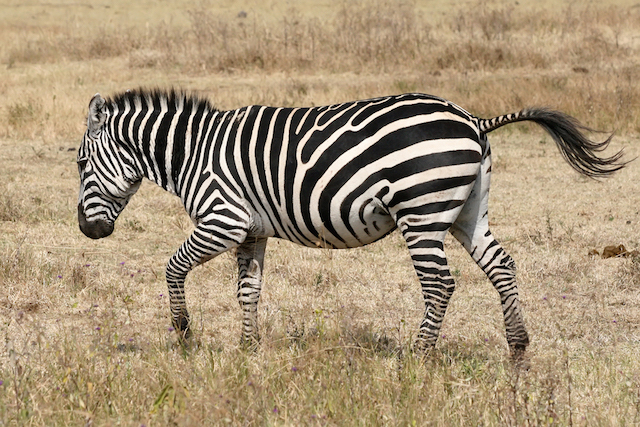
#> input picture src/data/gabor/Zebra_running_Ngorongoro.jpg, 640 x 427 px
$ python 2b.Gabor.py   (Python 2 division)
#> lines starting #> are read from the running program, lines starting #| are printed output that depends on the picture

# coding: utf-8

# If you found any bugs in this ipython notebook, please contact qiuwch@gmail.com
# If there's an error say "something is undefined", please run cell which contains the definition or use "menu -> cell -> run all above"

# # Initialization

# In[1]:

# Import python library for this notebook
import numpy as np # fundamental package for scientific computing
import matplotlib.pyplot as plt # package for plot function

# show figures inline
get_ipython().magic(u'matplotlib inline')

def myimshow(I, **kwargs):
    # utility function to show image
    plt.figure();
    plt.axis('off')
    plt.imshow(I, cmap=plt.gray(), **kwargs)


# # Generate sinusoid stimuli
#
# Sinusoid $ I(\mathbf{x}) = A \cos(\mathbf{\omega} \mathbf{x} + \rho) $
#
# $ A $ is the amplitude, $ \rho $ is the phase, and $ \mathbf{\omega} $ is the frequency.

# In[2]:

def genSinusoid(sz, A, omega, rho):
    # Generate Sinusoid grating
    # sz: size of generated image (width, height)
    radius = (int(sz[0]/2.0), int(sz[1]/2.0))
    [x, y] = np.meshgrid(range(-radius[0], radius[0]+1), range(-radius[1], radius[1]+1)) # a BUG is fixed in this line

    stimuli = A * np.cos(omega[0] * x  + omega[1] * y + rho)
    return stimuli

theta = np.pi/4
omega = [np.cos(theta), np.sin(theta)]
sinusoidParam = {'A':1, 'omega':omega, 'rho':np.pi/2, 'sz':(32,32)}
myimshow(genSinusoid(**sinusoidParam))
# ** is a special syntax in python, which enables passing a key-value dictionary as parameter


# # Generate gabor filter
# A general type of Gabor filter[1] can be defined:
# $$ g(x,y;\lambda,\theta,\psi,\sigma,\gamma) = \exp\left(-\frac{x'^2+\gamma^2y'^2}{2\sigma^2}\right)\exp\left(i\left(2\pi\frac{x'}{\lambda}+\psi\right)\right) $$
# [1] https://en.wikipedia.org/wiki/Gabor_filter

# Here we implement a type of Gabor filter which satisfies the neurophysiological constraints for simple cells:
# $$ \psi (x; \omega, \theta, K) = \left[\frac{\omega^2}{ 4 \pi K^2} \exp  \{-(\omega^2/8K^2)[4(x\cdot(cos\theta, sin\theta))^2 + (x \cdot ( -sin \theta, cos \theta))^2]\} \right] \times \left[ \exp \{ iwx \cdot (cos\theta, sin\theta) \} exp(K^2/2) \right] $$

# In[3]:

def genGabor(sz, omega, theta, func=np.cos, K=np.pi):
    radius = (int(sz[0]/2.0), int(sz[1]/2.0))
    [x, y] = np.meshgrid(range(-radius[0], radius[0]+1), range(-radius[1], radius[1]+1))

    x1 = x * np.cos(theta) + y * np.sin(theta)
    y1 = -x * np.sin(theta) + y * np.cos(theta)

    gauss = omega**2 / (4*np.pi * K**2) * np.exp(- omega**2 / (8*K**2) * ( 4 * x1**2 + y1**2))
#     myimshow(gauss)
    sinusoid = func(omega * x1) * np.exp(K**2 / 2)
#     myimshow(sinusoid)
    gabor = gauss * sinusoid
    return gabor

g = genGabor((256,256), 0.3, np.pi/4, func=np.cos)
# change func to "cos", "sin" can generate sin gabor or cos gabor, here we pass a function name as a parameter
myimshow(g)
np.mean(g)


# # Interactive: Gabor demo
# If you evaluate the next cell in your computer, you can see an interactive demo like this.
# <img src="../data/gabor/snapshot.png">
#
# **Drag the slider to change parameters, and see the change of gabor filter.**

# In[4]:

from IPython.html.widgets import interact, interactive, fixed
def demoGabor(theta, omega):
    myimshow(genGabor((128,128), omega, theta))
interact(demoGabor, theta=(0,np.pi,np.pi/8), omega=(0.1,1,0.1))
#> the sliders are set to theta = 1.5707963267948966, omega = 0.55


# # Generate gabor filter bank

# In[23]:

theta = np.arange(0, np.pi, np.pi/4) # range of theta
omega = np.arange(0.2, 0.6, 0.1) # range of omega
params = [(t,o) for o in omega for t in theta]
sinFilterBank = []
cosFilterBank = []
gaborParams = []
for (theta, omega) in params:
    gaborParam = {'omega':omega, 'theta':theta, 'sz':(128, 128)}
    sinGabor = genGabor(func=np.sin, **gaborParam)
    cosGabor = genGabor(func=np.cos, **gaborParam)
    sinFilterBank.append(sinGabor)
    cosFilterBank.append(cosGabor)
    gaborParams.append(gaborParam)

plt.figure()
n = len(sinFilterBank)
for i in range(n):
    plt.subplot(4,4,i+1)
    # title(r'$\theta$={theta:.2f}$\omega$={omega}'.format(**gaborParams[i]))
    plt.axis('off'); plt.imshow(sinFilterBank[i])

plt.figure()
for i in range(n):
    plt.subplot(4,4,i+1)
    # title(r'$\theta$={theta:.2f}$\omega$={omega}'.format(**gaborParams[i]))
    plt.axis('off'); plt.imshow(cosFilterBank[i])


# # Apply filter bank to zebra image

# In[25]:

from skimage.color import rgb2gray
from scipy.signal import convolve2d
zebra = rgb2gray(plt.imread('../data/gabor/Zebra_running_Ngorongoro.jpg'))
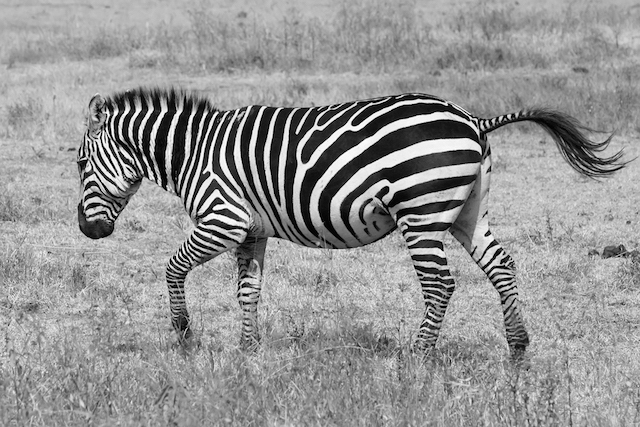
#> zebra: shape (427, 640) float64; min 0, max 1, mean 0.584
plt.figure(); myimshow(zebra)
sinGabor = sinFilterBank[8]
plt.figure(); myimshow(sinGabor)
get_ipython().magic(u"time res = convolve2d(zebra, sinGabor, mode='valid') # Will take about one minute")
#> (the run stopped early here; a loop or call above may not have finished)
